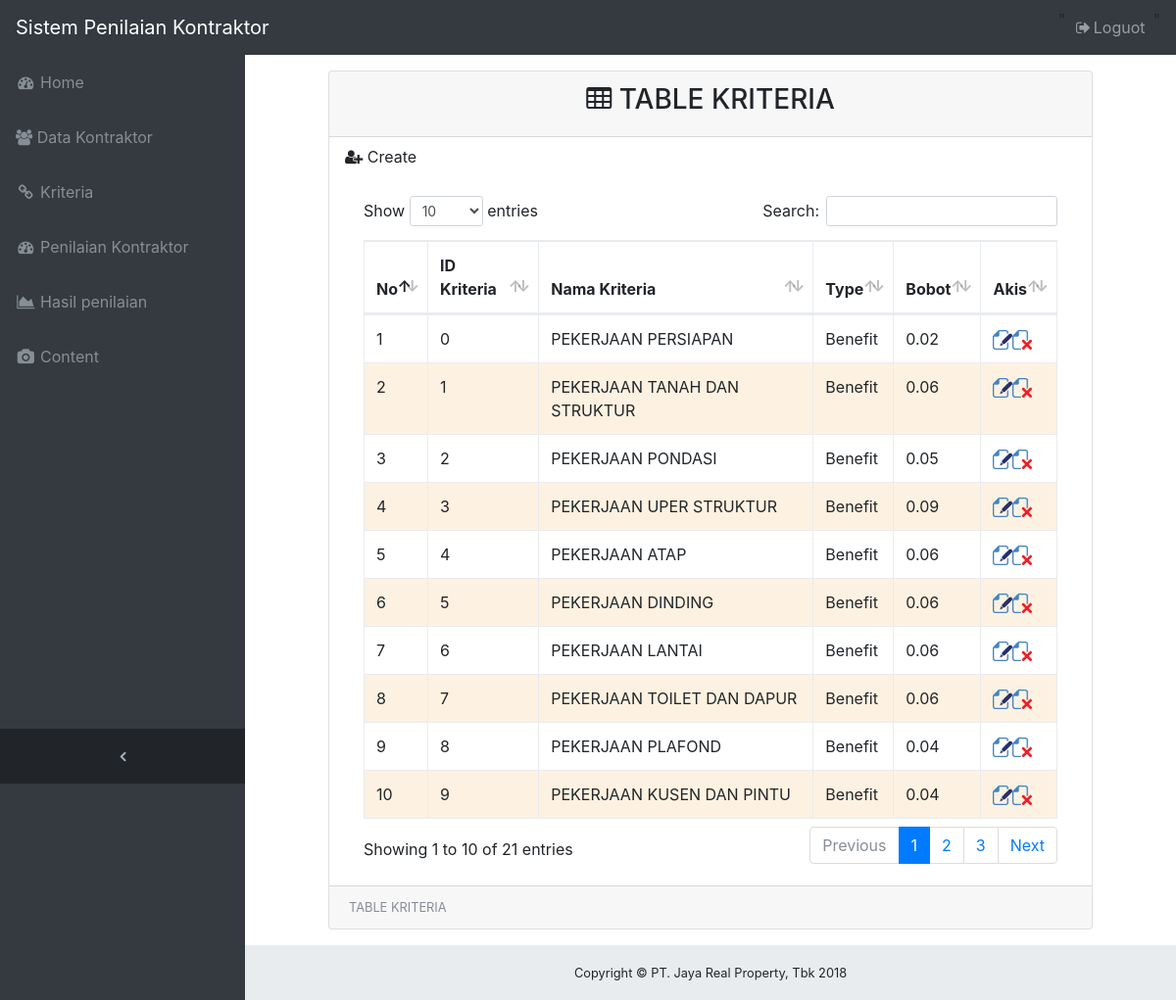
Screenshot of /home-admin.php?m=content&p=kriteria-admin (signed in) with the database file from the repository.
### tables this page shows
CREATE TABLE `kriteria` (
  `id_kriteria` int(11) NOT NULL,
  `nama_kriteria` varchar(40) NOT NULL,
  `type_kriteria` varchar(20) NOT NULL,
  `bobot` float NOT NULL
);

CREATE TABLE `bobot` (
  `ID` int(11) NOT NULL,
  `nilai1` float NOT NULL,
  `nilai2` float NOT NULL,
  `nilai3` float NOT NULL,
  `nilai4` float NOT NULL,
  `nilai5` float NOT NULL,
  `nilai6` float NOT NULL,
  `nilai7` float NOT NULL,
  `nilai8` float NOT NULL,
  `nilai9` float NOT NULL,
  `nilai10` float NOT NULL,
  `nilai11` float NOT NULL,
  `nilai12` float NOT NULL,
  `nilai13` float NOT NULL,
  `nilai14` float NOT NULL,
  `nilai15` float NOT NULL,
  `nilai16` float NOT NULL,
  `nilai17` float NOT NULL,
  `nilai18` float NOT NULL,
  `nilai19` float NOT NULL,
  `nilai20` float NOT NULL,
  `nilai21` float NOT NULL
);

### content/kriteria-admin.php (the view, shortened to what this page needs)
<div class="card mb-3 table-matrik">
        <div class="card-header" style="text-align: center;"><h3>
          <i class="fa fa-table"></i> TABLE KRITERIA</h3> </div>
          <a class="nav-link" data-toggle="modal" data-target="#exampleModal">
            <i class="fa fa-user-plus" aria-hidden="true"></i> Create</a>
        <div class="card-body">
          <div class="table-responsive">
            <table class="table table-bordered" id="dataTable" width="100%" cellspacing="0">
              <thead>
                <tr>
                  <th>No</th>
                  <th>ID Kriteria</th>
                  <th>Nama Kriteria</th>
                  <th>Type</th>
                  <th>Bobot</th>
                  <th>Akis</th>
                </tr>
              </thead>
              <tbody>
              <?php
                $baris=1;
                $lihatmember = mysql_query("select * from kriteria");
                $lihatbobot = mysql_query("SELECT * FROM `bobot` WHERE 1");
                  while($bobot = mysql_fetch_array($lihatbobot)){
                 while($member = mysql_fetch_array($lihatmember)){
                   $warna= ($baris% 2 == 1) ? "#FFFFFF" : "#FDF2E1";
                 ?>
                 <?php
                  echo "<tr bgcolor=\"".$warna."\">";
                ?>
                  <td><?php echo $baris;?></td>
                  <td><?php echo $member['id_kriteria'];?></td>
                  <td><?php echo $member['nama_kriteria'];?></td>
                  <td><?php echo $member['type_kriteria'];?></td>
                  <td><?php echo $bobot[$baris];?></td>
                  <td><a class="modal-sb" data-toggle="modal" data-nama="<?php echo $member['nama_kriteria'];?>" data-bobot="<?php echo $bobot[$baris];?>" data-nilai="<?php echo "nilai".$baris;?>" data-id="<?php echo $member['id_kriteria'];?>"><img src="image/edit.png" width="20" height="20" /></a><a href="home-admin.php?m=content&p=del_kriteria&kriteria=<?php echo $member['id_kriteria'];?>"><img src="image/del.png" width="20" height="20" /></a></td>
                </tr>
                 <?php
                 $baris++;
                  }
                 }
                ?>
              </tbody>
            </table>
          </div>
        </div>
        <div class="card-footer small text-muted">TABLE KRITERIA</div>
      </div>

### css/sb-admin.css (style rules this page uses)
html { position: relative; min-height: 100%; }
body { overflow-x: hidden; }
body.sticky-footer { margin-bottom: 56px; }
body.fixed-nav { padding-top: 56px; }
.table-matrik { margin: 0px 70px 0px 70px; }
.nav-link { cursor: pointer; }

### rows the page displays
bobot: nilai1 "0.02", nilai2 "0.06", nilai3 "0.05", nilai4 "0.09", nilai5 "0.06", nilai6 "0.06", nilai7 "0.06", nilai8 "0.06", nilai9 "0.04", nilai10 "0.04"
kriteria: id_kriteria "0", nama_kriteria "PEKERJAAN PERSIAPAN", type_kriteria "Benefit"
kriteria: id_kriteria "1", nama_kriteria "PEKERJAAN TANAH DAN STRUKTUR", type_kriteria "Benefit"
kriteria: id_kriteria "2", nama_kriteria "PEKERJAAN PONDASI", type_kriteria "Benefit"
kriteria: id_kriteria "3", nama_kriteria "PEKERJAAN UPER STRUKTUR", type_kriteria "Benefit"
kriteria: id_kriteria "4", nama_kriteria "PEKERJAAN ATAP", type_kriteria "Benefit"
kriteria: id_kriteria "5", nama_kriteria "PEKERJAAN DINDING", type_kriteria "Benefit"
kriteria: id_kriteria "6", nama_kriteria "PEKERJAAN LANTAI", type_kriteria "Benefit"
kriteria: id_kriteria "7", nama_kriteria "PEKERJAAN TOILET DAN DAPUR", type_kriteria "Benefit"
kriteria: id_kriteria "8", nama_kriteria "PEKERJAAN PLAFOND", type_kriteria "Benefit"
kriteria: id_kriteria "9", nama_kriteria "PEKERJAAN KUSEN DAN PINTU", type_kriteria "Benefit"
